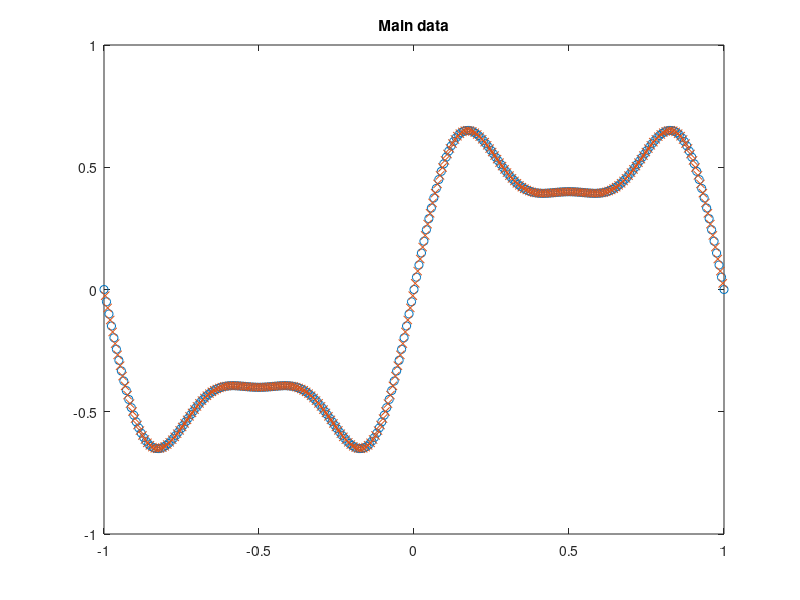

Reproduce this figure in MATLAB. (Note: this script raises an error after producing the figure.)
% Function with single variable

n_pts = 501;
x = linspace(-1, 1, n_pts)';
y = 0.6 * sin(pi * x) + 0.3 * sin(3 * pi * x) + 0.1 * sin(5 * pi * x);
data = [x y];
data_train = data(1 : 2 : n_pts, :);
data_test = data(2 : 2 : n_pts, :);

figure(1)
plot(data_train(:, 1), data_train(:, 2), 'o', data_test(:, 1), data_test(:, 2), 'x')
title('Main data');

n_mfs = 10;

addpath('../packages/');

a_fis = anfis(data_train, n_mfs, 10);
a_err = extreme.rmse(a_fis, data_test);

e_fis = extreme.exanfis(data_train, n_mfs, 10, data_test);
e_err = extreme.rmse(e_fis, data_test);

% Plots
% Test error as title of plots
figure(2)
plot(data_test(:, 1), evalfis(data_test(:, 1), a_fis));
title(a_err);

figure(3)
plot(data_test(:, 1), evalfis(data_test(:, 1), e_fis));
title(e_err);